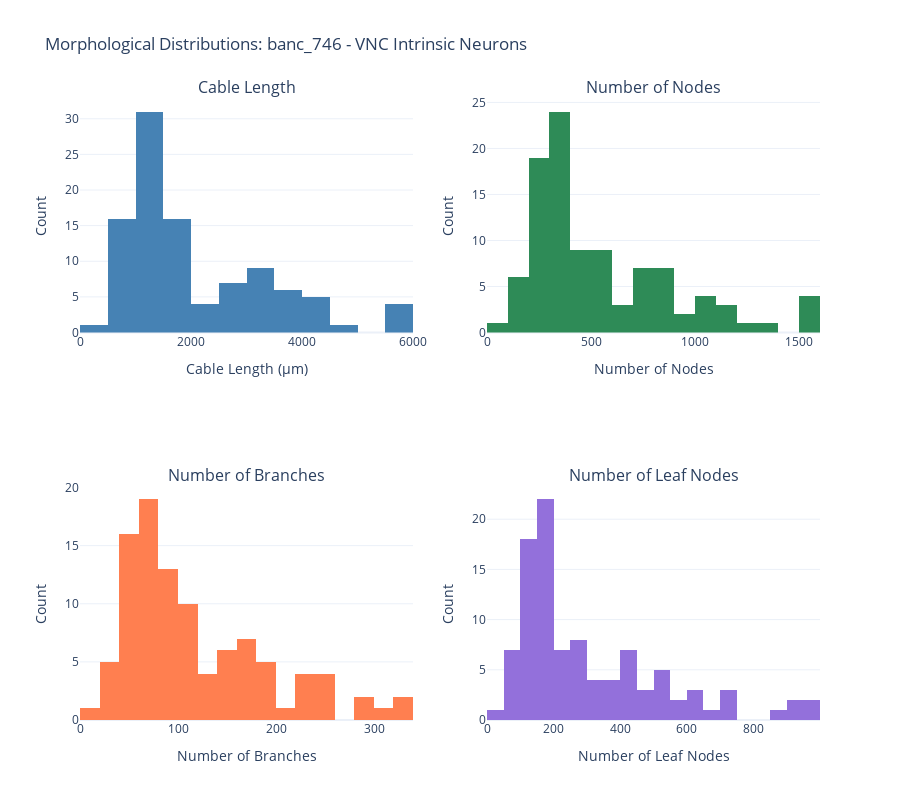

The notebook cell this image was saved under:
### Markdown cell above
### Strahler Order Analysis

**Strahler order** is a numerical measure of branching complexity that classifies branches hierarchically:

<p align="center">
  <img src="../inst/images/strahler_order.png" alt="Strahler Order Diagram" width="70%">
</p>

**Classification rules:**
- **Order 1**: Terminal branches (no children)
- **Order n+1**: Parent of two order-n branches
- **Higher order**: Parent takes the maximum order of its children when orders differ

This metric reveals:
- **Overall complexity**: Maximum Strahler order indicates branching hierarchy depth
- **Cable distribution**: How much cable is allocated to different branching levels
- **Arbor architecture**: Balance between terminal branches (order 1) and main trunks (high orders)

Let's visualize the Strahler order distribution across our VNC neurons:

### Code cell
import seaborn as sns
import matplotlib.pyplot as plt

# Set seaborn style
sns.set_style("whitegrid")
sns.set_palette("Set2")

# Create figure with subplots
fig, axes = plt.subplots(2, 2, figsize=(14, 10))

# 1. Distribution of maximum Strahler orders
ax1 = axes[0, 0]
sns.histplot(
    data=strahler_df,
    x='max_strahler_order',
    bins=range(int(strahler_df['max_strahler_order'].min()), 
               int(strahler_df['max_strahler_order'].max()) + 2),
    ax=ax1,
    kde=False
)
ax1.set_xlabel('Maximum Strahler Order', fontsize=12)
ax1.set_ylabel('Number of Neurons', fontsize=12)
ax1.set_title('Distribution of Maximum Strahler Orders', fontsize=13, fontweight='bold')

# 2. Strahler order vs cable length
ax2 = axes[0, 1]
sns.scatterplot(
    data=strahler_df,
    x='max_strahler_order',
    y='cable_length_um',
    ax=ax2,
    alpha=0.6
)
ax2.set_xlabel('Maximum Strahler Order', fontsize=12)
ax2.set_ylabel('Cable Length (µm)', fontsize=12)
ax2.set_title('Strahler Order vs Cable Length', fontsize=13, fontweight='bold')

# 3. Strahler order vs number of nodes
ax3 = axes[1, 0]
sns.scatterplot(
    data=strahler_df,
    x='max_strahler_order',
    y='n_nodes',
    ax=ax3,
    alpha=0.6,
    color='coral'
)
ax3.set_xlabel('Maximum Strahler Order', fontsize=12)
ax3.set_ylabel('Number of Nodes', fontsize=12)
ax3.set_title('Strahler Order vs Node Count', fontsize=13, fontweight='bold')

# 4. Box plot of Strahler orders
ax4 = axes[1, 1]
sns.boxplot(
    data=strahler_df,
    x='max_strahler_order',
    ax=ax4
)
ax4.set_xlabel('Maximum Strahler Order', fontsize=12)
ax4.set_ylabel('', fontsize=12)
ax4.set_title('Strahler Order Variability', fontsize=13, fontweight='bold')

plt.tight_layout()
plt.show()

# Print summary statistics
print("\n" + "="*60)
print("Strahler Order Analysis Summary")
print("="*60)
print(f"\nNeurons by maximum Strahler order:")
order_counts = strahler_df['max_strahler_order'].value_counts().sort_index()
for order, count in order_counts.items():
    pct = (count / len(strahler_df)) * 100
    print(f"  Order {int(order)}: {count} neurons ({pct:.1f}%)")

print(f"\nMorphological complexity:")
print(f"  Mean max order: {strahler_df['max_strahler_order'].mean():.2f}")
print(f"  Std dev: {strahler_df['max_strahler_order'].std():.2f}")
print(f"  Range: {int(strahler_df['max_strahler_order'].min())} - {int(strahler_df['max_strahler_order'].max())}")

### Figure 1 — Plotly figure (JSON) as saved in the notebook; plotly's stock layout.template omitted (floating-point values rounded to 4 significant figures)
{"data": [{"marker": {"color": "steelblue"}, "name": "Cable Length", "nbinsx": 20, "type": "histogram", "x": [680.2, 1476.0, 1073.0, 1756.0, 1303.0, 3854.0, 1088.0, 4810.0, 3600.0, 3054.0, 3123.0, 1004.0, 4325.0, 2072.0, 3224.0, 4304.0, 3177.0, 2655.0, 3340.0, 1436.0, 1310.0, 755.7, 2074.0, 916.1, 1294.0, 3942.0, 1428.0, 1886.0, 1894.0, 1290.0, 1093.0, 828.1, 2731.0, 1765.0, 3100.0, 1542.0, 4305.0, 5917.0, 3963.0, 3976.0, 777.6, 958.9, 1938.0, 419.4, 502.9, 2049.0, 1139.0, 2880.0, 1529.0, 1305.0, 4447.0, 3026.0, 1698.0, 1937.0, 1129.0, 3516.0, 4155.0, 1289.0, 2721.0, 1269.0, 934.2, 1052.0, 1310.0, 892.5, 2648.0, 1443.0, 1296.0, 1025.0, 1619.0, 1954.0, 1237.0, 1444.0, 1477.0, 1760.0, 963.3, 1073.0, 5619.0, 985.6, 1479.0, 2324.0, 585.7, 842.1, 1965.0, 1274.0, 5621.0, 1515.0, 1076.0, 1864.0, 770.7, 913.4, 3153.0, 5939.0, 1927.0, 3152.0, 2684.0, 2516.0, 1336.0, 1411.0, 860.4, 1167.0], "xaxis": "x", "yaxis": "y"}, {"marker": {"color": "seagreen"}, "name": "Nodes", "nbinsx": 20, "type": "histogram", "x": [163, 345, 262, 509, 349, 1016, 280, 1307, 911, 790, 814, 235, 1182, 514, 885, 1162, 782, 721, 820, 351, 325, 172, 557, 252, 354, 1058, 354, 469, 452, 348, 285, 193, 721, 466, 839, 424, 1133, 1503, 1032, 981, 216, 225, 501, 110, 92, 531, 263, 839, 397, 372, 1247, 767, 401, 595, 299, 875, 1072, 323, 708, 322, 230, 271, 301, 231, 680, 357, 306, 268, 396, 508, 328, 351, 391, 455, 287, 241, 1530, 238, 390, 583, 176, 233, 526, 303, 1502, 402, 308, 495, 186, 239, 815, 1521, 492, 789, 660, 662, 337, 330, 206, 301], "xaxis": "x2", "yaxis": "y2"}, {"marker": {"color": "coral"}, "name": "Branches", "nbinsx": 20, "type": "histogram", "x": [35, 71, 58, 116, 74, 235, 65, 241, 189, 158, 172, 55, 259, 110, 190, 242, 162, 147, 180, 79, 75, 33, 126, 54, 80, 229, 75, 110, 112, 74, 67, 36, 173, 99, 167, 87, 249, 321, 205, 222, 41, 59, 112, 24, 15, 103, 56, 174, 94, 83, 285, 172, 93, 125, 71, 185, 227, 66, 157, 75, 50, 58, 81, 56, 151, 79, 62, 59, 83, 110, 67, 83, 90, 104, 60, 56, 316, 49, 85, 121, 35, 51, 131, 78, 289, 87, 75, 113, 43, 57, 192, 322, 112, 168, 145, 150, 86, 78, 52, 69], "xaxis": "x3", "yaxis": "y3"}, {"marker": {"color": "mediumpurple"}, "name": "Leaf Nodes", "nbinsx": 20, "type": "histogram", "x": [83, 185, 109, 274, 184, 599, 147, 882, 528, 497, 432, 97, 720, 275, 548, 716, 479, 440, 419, 173, 186, 85, 317, 132, 179, 622, 182, 232, 250, 163, 149, 99, 402, 250, 530, 248, 687, 938, 636, 541, 115, 122, 302, 61, 29, 306, 152, 522, 197, 200, 736, 427, 216, 358, 174, 552, 639, 174, 409, 186, 116, 143, 131, 126, 368, 189, 146, 139, 194, 270, 174, 175, 190, 242, 165, 114, 963, 102, 203, 329, 101, 114, 292, 149, 996, 213, 173, 296, 89, 114, 438, 930, 287, 474, 360, 380, 195, 155, 91, 172], "xaxis": "x4", "yaxis": "y4"}], "layout": {"annotations": [{"font": {"size": 16}, "showarrow": false, "text": "Cable Length", "x": 0.225, "xanchor": "center", "xref": "paper", "y": 1, "yanchor": "bottom", "yref": "paper"}, {"font": {"size": 16}, "showarrow": false, "text": "Number of Nodes", "x": 0.775, "xanchor": "center", "xref": "paper", "y": 1, "yanchor": "bottom", "yref": "paper"}, {"font": {"size": 16}, "showarrow": false, "text": "Number of Branches", "x": 0.225, "xanchor": "center", "xref": "paper", "y": 0.375, "yanchor": "bottom", "yref": "paper"}, {"font": {"size": 16}, "showarrow": false, "text": "Number of Leaf Nodes", "x": 0.775, "xanchor": "center", "xref": "paper", "y": 0.375, "yanchor": "bottom", "yref": "paper"}], "height": 800, "showlegend": false, "title": {"text": "Morphological Distributions: banc_746 - VNC Intrinsic Neurons"}, "xaxis": {"anchor": "y", "domain": [0, 0.45], "title": {"text": "Cable Length (µm)"}}, "xaxis2": {"anchor": "y2", "domain": [0.55, 1], "title": {"text": "Number of Nodes"}}, "xaxis3": {"anchor": "y3", "domain": [0, 0.45], "title": {"text": "Number of Branches"}}, "xaxis4": {"anchor": "y4", "domain": [0.55, 1], "title": {"text": "Number of Leaf Nodes"}}, "yaxis": {"anchor": "x", "domain": [0.625, 1], "title": {"text": "Count"}}, "yaxis2": {"anchor": "x2", "domain": [0.625, 1], "title": {"text": "Count"}}, "yaxis3": {"anchor": "x3", "domain": [0, 0.375], "title": {"text": "Count"}}, "yaxis4": {"anchor": "x4", "domain": [0, 0.375], "title": {"text": "Count"}}}}
